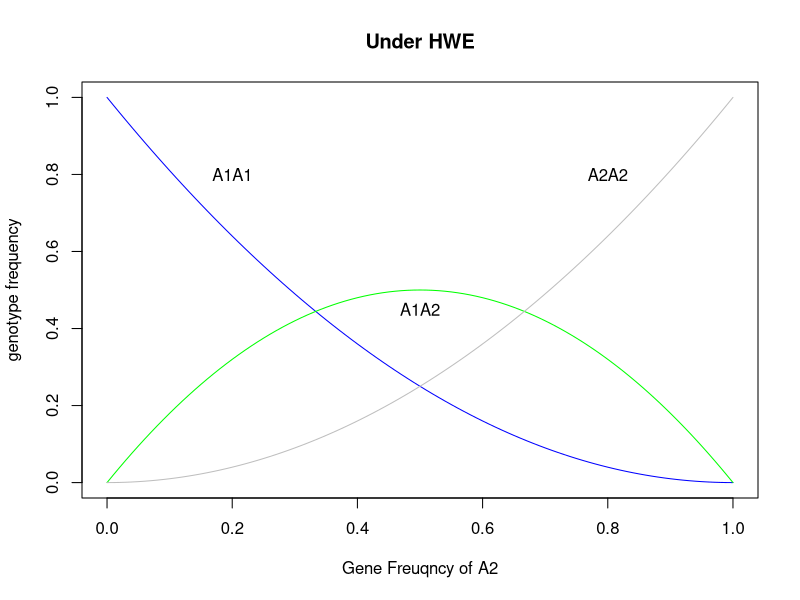

This chart was generated by the following R code:
## ---- chunk 1
p = seq(0,1,0.01)
plot(p, (1-p)^2, ylab = "genotype frequency", xlab="Gene Freuqncy of A2", main="Under HWE",type="l", col="blue")
lines(p, 2*p*(1-p), col="green")
lines(p, p^2, col="grey")
text(0.2,0.8,"A1A1")
text(0.5,0.45,"A1A2")
text(0.8,0.8,"A2A2")
